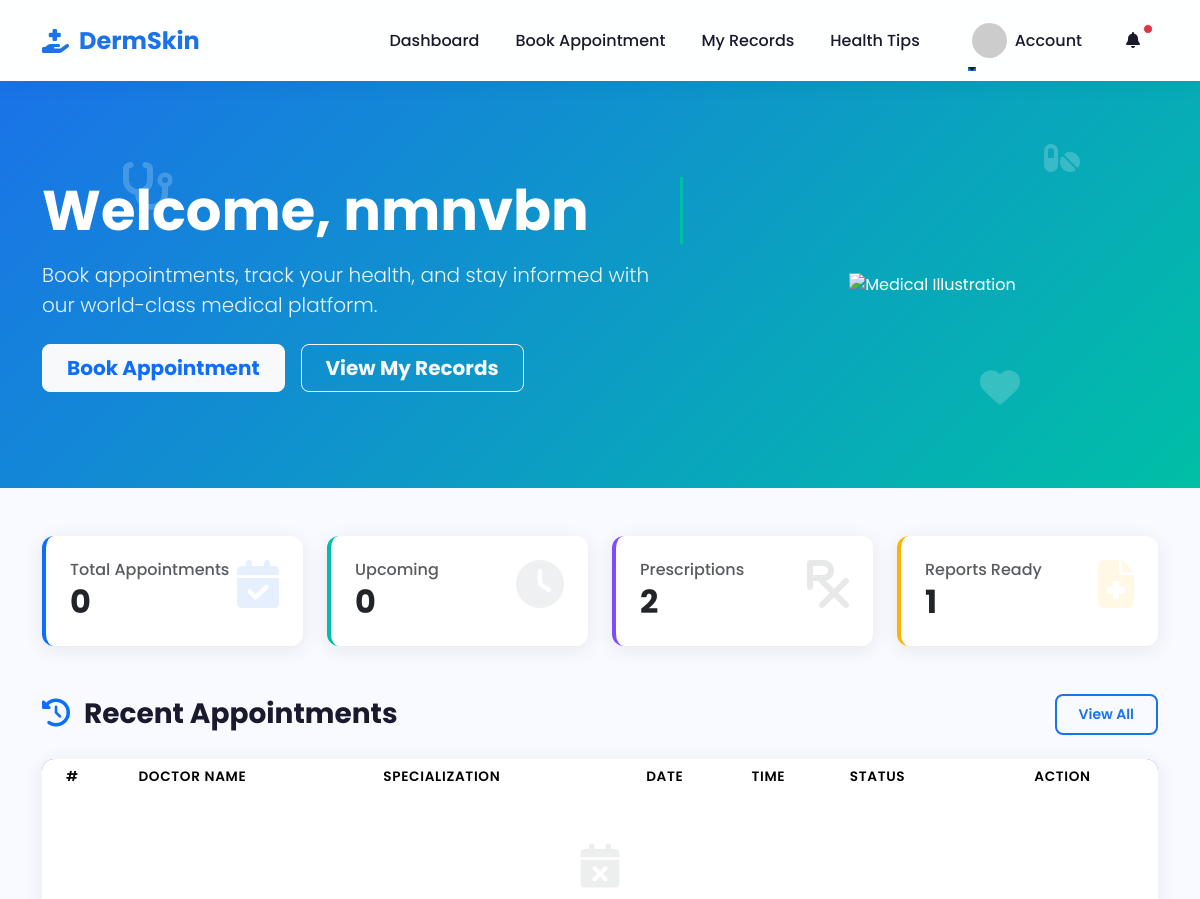
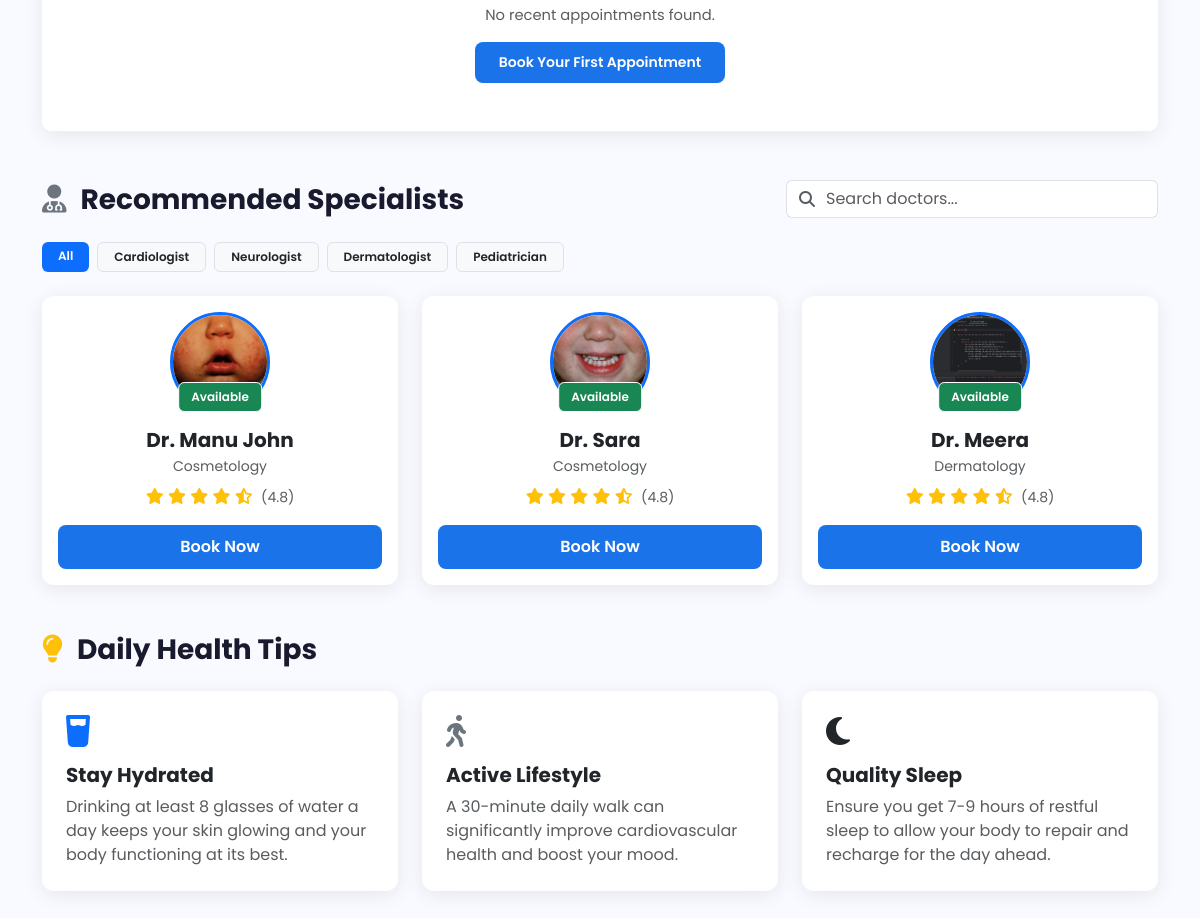
Screenshot of /patient_homepage/ (signed in) with the database file from the repository (2 pictures, top to bottom).
### guest/models.py (models this page shows)
class tbl_patient(models.Model):
    GENDER_CHOICES =[
        ('M','Male'),
        ('F','Female'),
        ('O','Other'),
    ]
    first_name=models.CharField(max_length=20)
    address=models.TextField(blank=True)
    phone=models.CharField(max_length=20)
    email = models.EmailField(max_length=254)  # 254 is the default
    age=models.CharField(max_length=3)
    gender=models.CharField(max_length=1,choices=GENDER_CHOICES)
    pass_word=models.CharField(max_length=128) # 128 is standard for hashed passwords

### clinicadmin/models.py (models this page shows)
class tbl_doctor(models.Model):
    name=models.CharField(max_length=20)
    age=models.IntegerField()
    gender=models.CharField(max_length=10)
    profile_picture=models.ImageField(upload_to='doctor_profiles/', blank=True, null=True)
    email=models.EmailField(max_length=128,unique=True)
    phone_number=models.CharField(max_length=20)
    address=models.TextField()
    identification=models.ImageField(upload_to='doctor_id_proofs/', blank=True, null=True)
    specialization=models.CharField(max_length=30)
    qualification = models.CharField(max_length=50, blank=True, null=True)
    medical_registration_number=models.CharField(max_length=20,unique=True)
    password=models.CharField(max_length=128,blank=True)

### patient/views.py (the view)
# urls.py: path('patient_homepage/', views.home_page, name='patient_homepage'),
def home_page(request):
    patient_id = request.session.get('pid')
    if not patient_id:
        return redirect('webguest:login')
    patient = tbl_patient.objects.get(id=patient_id)
    appointments = tbl_appointment.objects.filter(patient=patient)
    context = {
        'patient': patient,
        'total_appointments': appointments.count(),
        'upcoming_appointments': appointments.filter(appointment_date__gte=date.today(), status='confirmed').count(),
        'prescriptions': 2, # Placeholder or fetch from medical records if available
        'reports_ready': 1,  # Placeholder or fetch from medical records if available
        'recent_appointments': appointments.order_by('-appointment_date')[:5],
        'doctors': tbl_doctor.objects.all()[:3]
    }
    return render(request, 'patient/home.html', context)

### templates/patient/home.html (shortened to what this page needs)
{% extends 'base/header.html' %}
{% load static %}
{% block content %}
<section class="hero-section text-white py-5" style="background: linear-gradient(135deg, #1A73E8, #00BFA6); position: relative; overflow: hidden;">
    <i class="fas fa-stethoscope floating" style="position: absolute; top: 20%; left: 10%; font-size: 3rem; opacity: 0.2;"></i>
    <i class="fas fa-heart floating" style="position: absolute; bottom: 20%; right: 15%; font-size: 2.5rem; opacity: 0.2; animation-delay: 1s;"></i>
    <i class="fas fa-pills floating" style="position: absolute; top: 15%; right: 10%; font-size: 2rem; opacity: 0.2; animation-delay: 2s;"></i>
    <div class="container py-5 position-relative">
        <div class="row align-items-center">
            <div class="col-lg-7">
                <h1 class="display-4 fw-bold mb-3 typewriter-text">Welcome, {{ patient.first_name }}</h1>
                <p class="lead mb-4 opacity-90">Book appointments, track your health, and stay informed with our world-class medical platform.</p>
                <div class="d-flex gap-3">
                    <a href="{% url 'webpatient:doctor_list' %}" class="btn btn-light btn-lg px-4 fw-bold text-primary pulse-btn">Book Appointment</a>
                    <a href="{% url 'webpatient:myBookings' %}" class="btn btn-outline-light btn-lg px-4 fw-bold">View My Records</a>
                </div>
            </div>
            <div class="col-lg-5 d-none d-lg-block text-center" data-aos="fade-left">
                <img src="https://cdni.iconscout.com/illustration/premium/thumb/online-doctor-consultation-illustration-download-in-svg-png-gif-formats--telemedicine-logo-medical-check-up-care-health-pack-healthcare-illustrations-5389476.png" class="img-fluid floating" alt="Medical Illustration">
            </div>
        </div>
    </div>
</section>
<div class="container py-5">
    <div class="row g-4 mb-5">
        <div class="col-md-3" data-aos="fade-up">
            <div class="card p-4 border-start-4 border-primary h-100" style="border-left: 4px solid var(--primary);">
                <div class="d-flex justify-content-between align-items-start">
                    <div>
                        <h6 class="text-muted mb-1">Total Appointments</h6>
                        <h2 class="fw-bold mb-0 count-up" data-count="{{ total_appointments }}">{{ total_appointments }}</h2>
                    </div>
                    <i class="fas fa-calendar-check text-primary opacity-20 fa-3x"></i>
                </div>
            </div>
        </div>
        <div class="col-md-3" data-aos="fade-up" data-aos-delay="100">
            <div class="card p-4 border-start-4 h-100" style="border-left: 4px solid var(--secondary);">
                <div class="d-flex justify-content-between align-items-start">
                    <div>
                        <h6 class="text-muted mb-1">Upcoming</h6>
                        <h2 class="fw-bold mb-0 count-up" data-count="{{ upcoming_appointments }}">{{ upcoming_appointments }}</h2>
                    </div>
                    <i class="fas fa-clock text-secondary opacity-20 fa-3x"></i>
                </div>
            </div>
        </div>
        <div class="col-md-3" data-aos="fade-up" data-aos-delay="200">
            <div class="card p-4 border-start-4 h-100" style="border-left: 4px solid var(--accent);">
                <div class="d-flex justify-content-between align-items-start">
                    <div>
                        <h6 class="text-muted mb-1">Prescriptions</h6>
                        <h2 class="fw-bold mb-0 count-up" data-count="{{ prescriptions }}">{{ prescriptions }}</h2>
                    </div>
                    <i class="fas fa-prescription text-accent opacity-20 fa-3x"></i>
                </div>
            </div>
        </div>
        <div class="col-md-3" data-aos="fade-up" data-aos-delay="300">
            <div class="card p-4 border-start-4 h-100" style="border-left: 4px solid var(--warning);">
                <div class="d-flex justify-content-between align-items-start">
                    <div>
                        <h6 class="text-muted mb-1">Reports Ready</h6>
                        <h2 class="fw-bold mb-0 count-up" data-count="{{ reports_ready }}">{{ reports_ready }}</h2>
                    </div>
                    <i class="fas fa-file-medical text-warning opacity-20 fa-3x"></i>
                </div>
            </div>
        </div>
    </div>
    <div class="mb-5" data-aos="fade-up">
        <div class="d-flex justify-content-between align-items-center mb-4">
            <h3 class="fw-bold m-0"><i class="fas fa-history text-primary me-2"></i> Recent Appointments</h3>
            <a href="{% url 'webpatient:myBookings' %}" class="btn btn-outline-primary btn-sm">View All</a>
        </div>
        <div class="table-responsive">
            <table class="table table-hover mb-0">
                <thead>
                    <tr>
                        <th class="ps-4">#</th>
                        <th>Doctor Name</th>
                        <th>Specialization</th>
                        <th>Date</th>
                        <th>Time</th>
                        <th>Status</th>
                        <th class="text-center pe-4">Action</th>
                    </tr>
                </thead>
                <tbody>
                    {% for app in recent_appointments %}
                    <tr>
                        <td class="ps-4 fw-bold">#{{ app.token_number }}</td>
                        <td>
                            <div class="d-flex align-items-center">
                                <img src="https://ui-avatars.com/api/?name={{ app.doctor.name }}&background=random" class="rounded-circle me-2" width="30">
                                {{ app.doctor.name }}
                            </div>
                        </td>
                        <td><span class="text-muted">{{ app.doctor.specialization }}</span></td>
                        <td>{{ app.appointment_date|date:"M d, Y" }}</td>
                        <td>{{ app.estimated_time }}</td>
                        <td>
                            {% if app.status == 'confirmed' %}
                                <span class="badge badge-success">Confirmed</span>
                            {% elif app.status == 'pending' %}
                                <span class="badge badge-warning">Pending</span>
                            {% elif app.status == 'cancelled' %}
                                <span class="badge badge-danger">Cancelled</span>
                            {% else %}
                                <span class="badge badge-primary">{{ app.status|title }}</span>
                            {% endif %}
                        </td>
                        <td class="text-center pe-4">
                            <div class="d-flex gap-2 justify-content-center">
                                <a href="#" class="btn btn-sm btn-primary">View</a>
                                <a href="#" class="btn btn-sm btn-outline-danger">Cancel</a>
                            </div>
                        </td>
                    </tr>
                    {% empty %}
                    <tr>
                        <td colspan="7" class="text-center py-5">
                            <div class="text-muted">
                                <i class="fas fa-calendar-times fa-3x mb-3 opacity-20"></i>
                                <p>No recent appointments found.</p>
                                <a href="{% url 'webpatient:doctor_list' %}" class="btn btn-primary btn-sm">Book Your First Appointment</a>
                            </div>
                        </td>
                    </tr>
                    {% endfor %}
                </tbody>
            </table>
        </div>
    </div>
    <div class="mb-5" data-aos="fade-up">
        <div class="d-flex justify-content-between align-items-center mb-4">
            <h3 class="fw-bold m-0"><i class="fas fa-user-md text-secondary me-2"></i> Recommended Specialists</h3>
            <div class="col-md-4">
                <div class="input-group">
                    <span class="input-group-text bg-white border-end-0"><i class="fas fa-search text-muted"></i></span>
                    <input type="text" class="form-control border-start-0 ps-0" placeholder="Search doctors...">
                </div>
            </div>
        </div>
        <div class="d-flex flex-wrap gap-2 mb-4">
            <span class="badge bg-primary px-3 py-2 cursor-pointer">All</span>
            <span class="badge bg-light text-dark px-3 py-2 cursor-pointer border">Cardiologist</span>
            <span class="badge bg-light text-dark px-3 py-2 cursor-pointer border">Neurologist</span>
            <span class="badge bg-light text-dark px-3 py-2 cursor-pointer border">Dermatologist</span>
            <span class="badge bg-light text-dark px-3 py-2 cursor-pointer border">Pediatrician</span>
        </div>
        <div class="row g-4">
            {% for doctor in doctors %}
            <div class="col-md-4" data-aos="zoom-in" data-aos-delay="{{ forloop.counter0 }}00">
                <div class="card h-100 p-3 text-center">
                    <div class="position-relative mb-3">
                        <img src="{% if doctor.profile_picture %}{{ doctor.profile_picture.url }}{% else %}https://ui-avatars.com/api/?name={{ doctor.name }}&background=1A73E8&color=fff{% endif %}"
                             class="rounded-circle border border-primary border-3" width="100" height="100" style="object-fit: cover;">
                        <span class="position-absolute bottom-0 start-50 translate-middle-x badge bg-success border border-white">Available</span>
                    </div>
                    <h5 class="fw-bold mb-1">{{ doctor.name }}</h5>
                    <p class="text-muted small mb-2">{{ doctor.specialization }}</p>
                    <div class="text-warning mb-3">
                        <i class="fas fa-star"></i>
                        <i class="fas fa-star"></i>
                        <i class="fas fa-star"></i>
                        <i class="fas fa-star"></i>
                        <i class="fas fa-star-half-alt"></i>
                        <span class="text-muted small ms-1">(4.8)</span>
                    </div>
                    <a href="{% url 'webpatient:book_appointment' doctor.id %}" class="btn btn-primary w-100">Book Now</a>
                </div>
            </div>
            {% endfor %}
        </div>
    </div>
    <div class="mb-4">
        <h3 class="fw-bold mb-4" data-aos="fade-right"><i class="fas fa-lightbulb text-warning me-2"></i> Daily Health Tips</h3>
        <div class="row g-4">
            <div class="col-md-4" data-aos="fade-up">
                <div class="card p-4 h-100 bg-white">
                    <i class="fas fa-glass-water text-primary fa-2x mb-3"></i>
                    <h5 class="fw-bold">Stay Hydrated</h5>
                    <p class="text-muted mb-0">Drinking at least 8 glasses of water a day keeps your skin glowing and your body functioning at its best.</p>
                </div>
            </div>
            <div class="col-md-4" data-aos="fade-up" data-aos-delay="100">
                <div class="card p-4 h-100 bg-white">
                    <i class="fas fa-walking text-secondary fa-2x mb-3"></i>
                    <h5 class="fw-bold">Active Lifestyle</h5>
                    <p class="text-muted mb-0">A 30-minute daily walk can significantly improve cardiovascular health and boost your mood.</p>
                </div>
            </div>
            <div class="col-md-4" data-aos="fade-up" data-aos-delay="200">
                <div class="card p-4 h-100 bg-white">
                    <i class="fas fa-moon text-accent fa-2x mb-3"></i>
                    <h5 class="fw-bold">Quality Sleep</h5>
                    <p class="text-muted mb-0">Ensure you get 7-9 hours of restful sleep to allow your body to repair and recharge for the day ahead.</p>
                </div>
            </div>
        </div>
    </div>
</div>
{% endblock %}

### templates/patient/home.html (style rules this page uses)
.cursor-pointer { cursor: pointer; }
.border-start-4 { border-left-width: 4px !important; }
.opacity-90 { opacity: 0.9; }
.opacity-20 { opacity: 0.1; }
thead { position: sticky; top: 0; z-index: 10; }

### rows the page displays
tbl_patient: first_name "nmnvbn"
tbl_doctor: profile_picture (picture), name "Dr. Manu John", specialization "Cosmetology"
tbl_doctor: profile_picture (picture), name "Dr. Sara", specialization "Cosmetology"
tbl_doctor: profile_picture (picture), name "Dr. Meera", specialization "Dermatology"

### other values shown
{{ total_appointments }} "0"
{{ upcoming_appointments }} "0"
{{ prescriptions }} "2"
{{ reports_ready }} "1"
